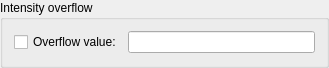
<?xml version="1.0" encoding="UTF-8"?>
<ui version="4.0">
 <class>OverflowValueGroupBox</class>
 <widget class="QGroupBox" name="OverflowValueGroupBox">
  <property name="geometry">
   <rect>
    <x>0</x>
    <y>0</y>
    <width>329</width>
    <height>68</height>
   </rect>
  </property>
  <property name="windowTitle">
   <string>GroupBox</string>
  </property>
  <property name="title">
   <string>Intensity overflow</string>
  </property>
  <layout class="QGridLayout" name="gridLayout">
   <item row="0" column="0">
    <layout class="QHBoxLayout" name="horizontalLayout">
     <item>
      <widget class="QCheckBox" name="overflowvalueCheckBox">
       <property name="toolTip">
        <string>&lt;html&gt;&lt;head/&gt;&lt;body&gt;&lt;p&gt;turn high value mask On/Off&lt;/p&gt;&lt;/body&gt;&lt;/html&gt;</string>
       </property>
       <property name="text">
        <string>Overflow value:</string>
       </property>
      </widget>
     </item>
     <item>
      <widget class="QLineEdit" name="overflowvalueLineEdit">
       <property name="toolTip">
        <string>&lt;html&gt;&lt;head/&gt;&lt;body&gt;&lt;p&gt;Intensity value above which all values are truncated to 0&lt;/p&gt;&lt;/body&gt;&lt;/html&gt;</string>
       </property>
      </widget>
     </item>
    </layout>
   </item>
  </layout>
 </widget>
 <resources/>
 <connections/>
</ui>
